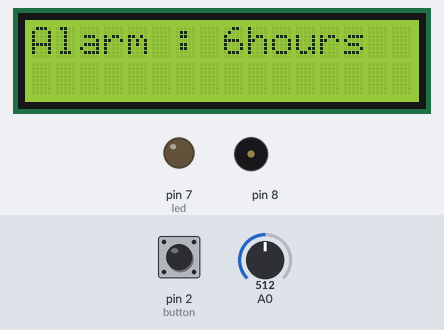
This sketch was run on a simulated Arduino Uno, built with avr-gcc and run on an emulated ATmega328P. Shown: 16×2 character LCD, output pins drawn as LEDs (lit = HIGH), buzzer (waves = sounding). The inputs (shaded band) are chosen by the test bench; at power-on: pin 2 (button) LOW, A0 = 512. What the sketch prints to the serial monitor is not drawn.

Above: at 1.2 s.
1.3 s: pin 2 (button) pulled HIGH for 0.15 s
At 2.1 s:
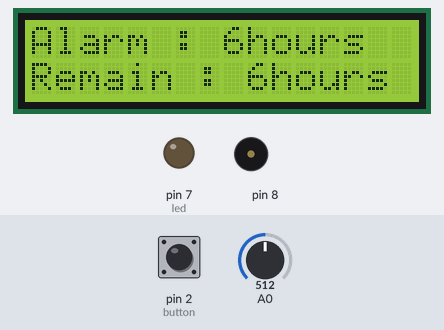
7.4 s: A0 set to 900
At 9.8 s:
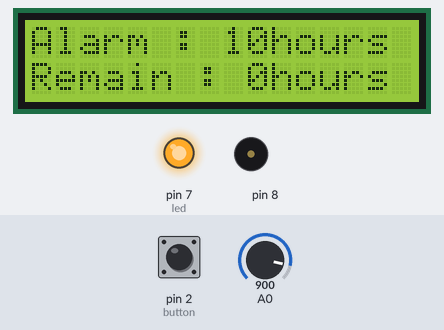
10.2 s: pin 2 (button) pulled HIGH for 1 s
At 11.0 s:
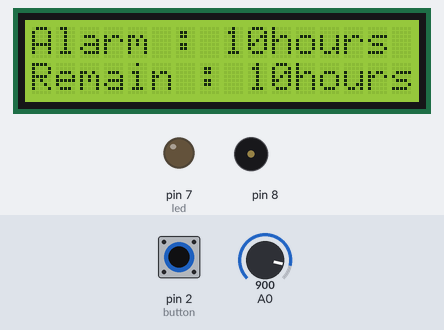
Timing chart, 0 to 13.2 s (numbered marks = the images above; inputs shaded):
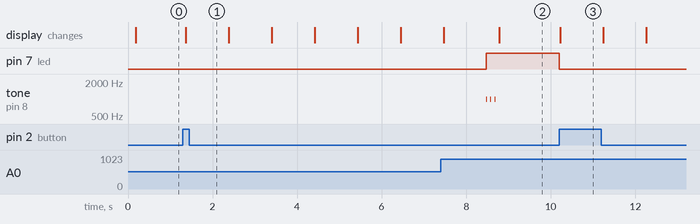

Measured:
- after the input at 1.3 s, the display: changes after 0.07 s (image 1)
- after the input at 7.4 s, the display: first differs from a run without the input after 1.4 s (image 2)
- after the input at 10.2 s, pin 7 (led): HIGH → LOW at once; the display: changes at once (image 3)
- by itself, tone on pin 8: alternates 1000 Hz for 0.02 s and silent for 0.08 s, 6 changes in all, then stays silent

The sketch:

Alarm.ino
```cpp
#include <LiquidCrystal_I2C.h>
#include <SimpleTimer.h>

LiquidCrystal_I2C lcd(0x27, 16, 2);

const int led = 7;
const int alarm = 8;
int sensorValue = 0;
int button = 2;

SimpleTimer timer;
int pState = LOW;
boolean booked = false;
void setup()
{
  Serial.begin(9600);
  pinMode(led, OUTPUT);
  pinMode(button, INPUT);

  lcd.init();
  lcd.backlight();
}

void loop()
{
  sensorValue = analogRead(A0);
  int hours = map(sensorValue, 0, 1023, 0, 12);

  Serial.print("sensorValue : ");
  Serial.println(sensorValue);

  delay(100);

  lcd.setCursor(0, 0);
  lcd.print("Alarm : ");
  lcd.print(hours);
  lcd.print("hours   ");


  int state = digitalRead(button);
  if(pState == LOW && state == HIGH){
    if(booked == false){
    booked = true;
    digitalWrite(led, LOW);
    timer.setTimeout(hours * 1000, beep);

    for (int i = hours; i >= 0; i--) {
      lcd.setCursor(0, 1);
      lcd.print("Remain : ");
      lcd.print(i);
      lcd.print("hours   ");
      delay(1000);
    }
    }
  }
  pState = state;
  timer.run();
}

void beep(){
  booked = false;
  digitalWrite(led, HIGH);
  tone(8, 1000, 20);
  delay(100);
  tone(8, 1000, 20);
  delay(100);
  tone(8, 1000, 20);

}
```
